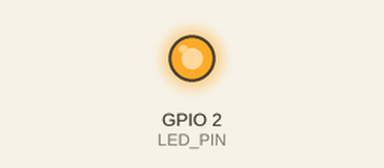
A program run on a simulated ESP32. Shown: output pins drawn as LEDs (lit = HIGH). WiFi joins after 1.5 s; servers stay silent unless stated; uploads are accepted with an empty reply; not simulated (calls return 0 or success): secrets.h; what the program prints to the serial monitor is not drawn.

Above: at 4.2 s.
At 5.23 s:
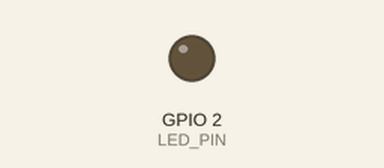
Timing chart, 0 to 10.1 s (numbered marks = the images above):
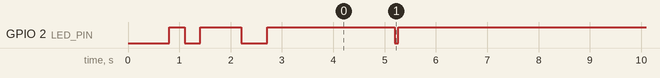

Measured:
- by itself, GPIO 2 (LED_PIN): goes LOW 0.30 s, HIGH 0.80 s, LOW 0.50 s, HIGH 2.5 s, 23 × (LOW 0.06 s, HIGH 5.2 s), LOW 0.06 s, then HIGH

The program:

main.cpp
```cpp
// =============================================================================
// FarmLens Firmware — Phase 2
// Board: ESP32 Dev Module
// Framework: Arduino / PlatformIO
//
// Phase 2 role: read mock sensors, POST JSON to RPi every 5 seconds.
// The RPi runs the HTTP server — the app connects to RPi on port 8000.
// =============================================================================

#include <Arduino.h>
#include <WiFi.h>
#include <ESPmDNS.h>
#include <HTTPClient.h>
#include <ArduinoJson.h>
#include <math.h>
#include "secrets.h"

// ─── DEPLOYMENT CONFIGURATION — edit these to match your node ───────────────
const char* RPI_IP    = "192.168.1.7";   // RPi IP from hostname -I
const int   RPI_PORT  = 8000;
const char* NODE_ID   = "FL-001";
const int   LED_PIN   = 2;                 // ESP32 Dev Module built-in LED
// WIFI_SSID / WIFI_PASS come from secrets.h (gitignored, see secrets.h.example)
// ────────────────────────────────────────────────────────────────────────────

const unsigned long SEND_INTERVAL_MS = 5000;

// ─── MOCK SENSOR STATE ───────────────────────────────────────────────────────
float g_moisturePct = 50.0;
float g_waterPct    = 45.0;
int   g_cycleCount  = 0;

// ─── LED HELPERS ─────────────────────────────────────────────────────────────
void blinkLED(int times, int ms) {
  for (int i = 0; i < times; i++) {
    digitalWrite(LED_PIN, LOW);  delay(ms);
    digitalWrite(LED_PIN, HIGH); delay(ms);
  }
}

// ─── MOCK SENSOR UPDATE ──────────────────────────────────────────────────────
void updateMockSensors() {
  float t = millis() / 1000.0f;
  g_moisturePct = constrain(50.0f + 30.0f * sin(t / 300.0f * 2.0f * PI), 0.0f, 100.0f);
  g_waterPct    = constrain(45.0f + 25.0f * sin(t / 240.0f * 2.0f * PI + 1.0f), 0.0f, 100.0f);
}

// ─── SEND SENSOR DATA TO RPI ─────────────────────────────────────────────────
bool sendSensorData() {
  updateMockSensors();
  g_cycleCount++;

  int mRaw    = (int)(2800 - (g_moisturePct / 100.0f) * 1600);
  int wRaw    = (int)(3000 - (g_waterPct    / 100.0f) * 2500);
  int mStress = (g_moisturePct < 30.0f) ? 1 : 0;
  int wStress = (g_waterPct    < 20.0f) ? 1 : 0;
  float cs    = 0.6f * mStress + 0.4f * wStress;

  StaticJsonDocument<256> doc;
  doc["node_id"]          = NODE_ID;
  doc["moisture_raw"]     = mRaw;
  doc["moisture_pct"]     = round(g_moisturePct * 10) / 10.0;
  doc["water_raw"]        = wRaw;
  doc["water_pct"]        = round(g_waterPct * 10) / 10.0;
  doc["moisture_stress"]  = mStress;
  doc["water_stress"]     = wStress;
  doc["ts"]               = (int)(millis() / 1000);
  doc["fault"]            = 0;

  String body;
  serializeJson(doc, body);

  String url = String("http://") + RPI_IP + ":" + RPI_PORT + "/api/sensor";

  HTTPClient http;
  http.begin(url);
  http.addHeader("Content-Type", "application/json");
  http.setTimeout(4000);
  int code = http.POST(body);
  http.end();

  if (code == 200) {
    Serial.printf("[FL] POST OK  → m=%.1f%% w=%.1f%% cs=%.2f\n",
                  g_moisturePct, g_waterPct, cs);
    return true;
  } else {
    Serial.printf("[FL] POST FAIL → HTTP %d  (is RPi running?)\n", code);
    return false;
  }
}

// ─── SETUP ───────────────────────────────────────────────────────────────────
void setup() {
  Serial.begin(115200);
  delay(500);

  Serial.println("\n[FL] ======================================");
  Serial.println("[FL] FarmLens ESP32 — Phase 2");
  Serial.printf( "[FL] Node: %s\n", NODE_ID);
  Serial.println("[FL] ======================================");

  pinMode(LED_PIN, OUTPUT);
  blinkLED(2, 300);   // 2 slow blinks = booting

  // WiFi
  Serial.printf("[FL] Connecting to WiFi: %s\n", WIFI_SSID);
  WiFi.mode(WIFI_STA);
  WiFi.begin(WIFI_SSID, WIFI_PASS);

  int attempts = 0;
  while (WiFi.status() != WL_CONNECTED && attempts < 30) {
    delay(500);
    digitalWrite(LED_PIN, !digitalRead(LED_PIN));
    Serial.print(".");
    attempts++;
  }
  Serial.println();

  if (WiFi.status() != WL_CONNECTED) {
    Serial.println("[FL] WiFi FAILED — restarting...");
    delay(3000);
    ESP.restart();
  }

  digitalWrite(LED_PIN, HIGH);  // solid = connected
  Serial.println("[FL] ✓ WiFi connected");
  Serial.printf( "[FL] ESP32 IP : %s\n", WiFi.localIP().toString().c_str());

  // mDNS (still useful for identification)
  if (MDNS.begin("farmlens-esp32")) {
    Serial.println("[FL] ✓ mDNS: farmlens-esp32.local");
  }

  Serial.println("[FL] ┌──────────────────────────────────────────────┐");
  Serial.printf( "[FL] │  Sending sensor data to RPi every 5s        │\n");
  Serial.printf( "[FL] │  RPi target: http://%s:%d     │\n", RPI_IP, RPI_PORT);
  Serial.println("[FL] │  App should connect to RPi on port 8000     │");
  Serial.println("[FL] └──────────────────────────────────────────────┘");
}

// ─── LOOP ────────────────────────────────────────────────────────────────────
void loop() {
  static unsigned long lastSend = 0;

  if (millis() - lastSend >= SEND_INTERVAL_MS) {
    bool ok = sendSensorData();
    // LED feedback: 1 quick blink = OK, 3 rapid = failed
    if (ok) {
      digitalWrite(LED_PIN, LOW); delay(60); digitalWrite(LED_PIN, HIGH);
    } else {
      blinkLED(3, 80);
      digitalWrite(LED_PIN, HIGH);
    }
    lastSend = millis();
  }

  // Reconnect WiFi if dropped
  if (WiFi.status() != WL_CONNECTED) {
    Serial.println("[FL] WiFi lost — reconnecting...");
    WiFi.reconnect();
    delay(2000);
  }
}
```
